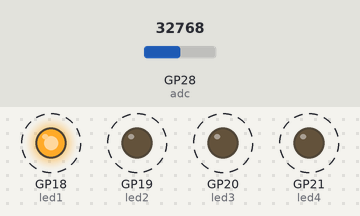
This program was run on a simulated Raspberry Pi Pico running MicroPython. Shown: output pins drawn as LEDs (lit = HIGH). Dashed ring = blinking. The test bench sets the inputs (shaded band); at power-on: GP28 (adc) = 32768 (analog values on the 0–65535 scale).

Above: at 1.27 s.
1.3 s: GP28 (adc) set to 7864
At 1.8 s:
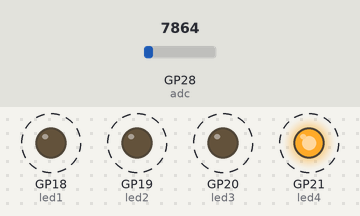
4.3 s: GP28 (adc) set to 32767
At 4.38 s:
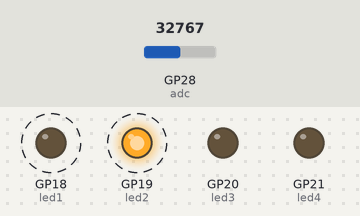
Timing chart, 0 to 13.3 s (numbered marks = the images above; inputs shaded):
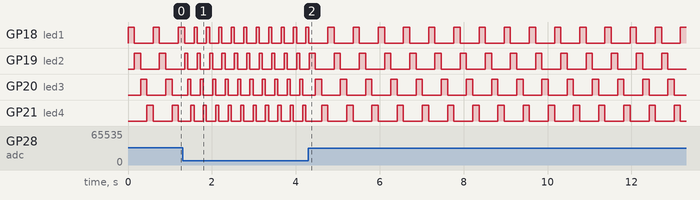

The program:

secuence_variation.py
```python
from machine import ADC, Pin
import utime

led1 = Pin(18, Pin.OUT)
led2 = Pin(19, Pin.OUT)
led3 = Pin(20, Pin.OUT)
led4 = Pin(21, Pin.OUT)
adc = ADC(2)

gp = [led1, led2, led3, led4]

while True:
    for k in gp:
        tiempo = int(50 + (adc.read_u16()/327))
        k.value(1)
        utime.sleep_ms(tiempo)  # 50 ms delay between LED
        k.value(0)
```

Measured:
- after the input at 1.3 s, GP18 (led1): alternates HIGH for 0.07 s and LOW for 0.22 s, starting after 0.27 s; GP19 (led2), GP20 (led3): alternates HIGH for 0.07 s and LOW for 0.22 s, starting after 0.13 s; GP21 (led4): alternates HIGH for 0.07 s and LOW for 0.22 s, starting after 0.20 s
- after the input at 4.3 s, GP18 (led1): alternates HIGH for 0.15 s and LOW for 0.45 s, starting after 0.46 s; GP19 (led2), GP20 (led3): alternates HIGH for 0.15 s and LOW for 0.45 s, starting after 0.16 s; GP21 (led4): alternates HIGH for 0.15 s and LOW for 0.45 s, starting after 0.31 s
- by itself, GP18 (led1), GP19 (led2), GP20 (led3), GP21 (led4): alternates HIGH for 0.15 s and LOW for 0.45 s
